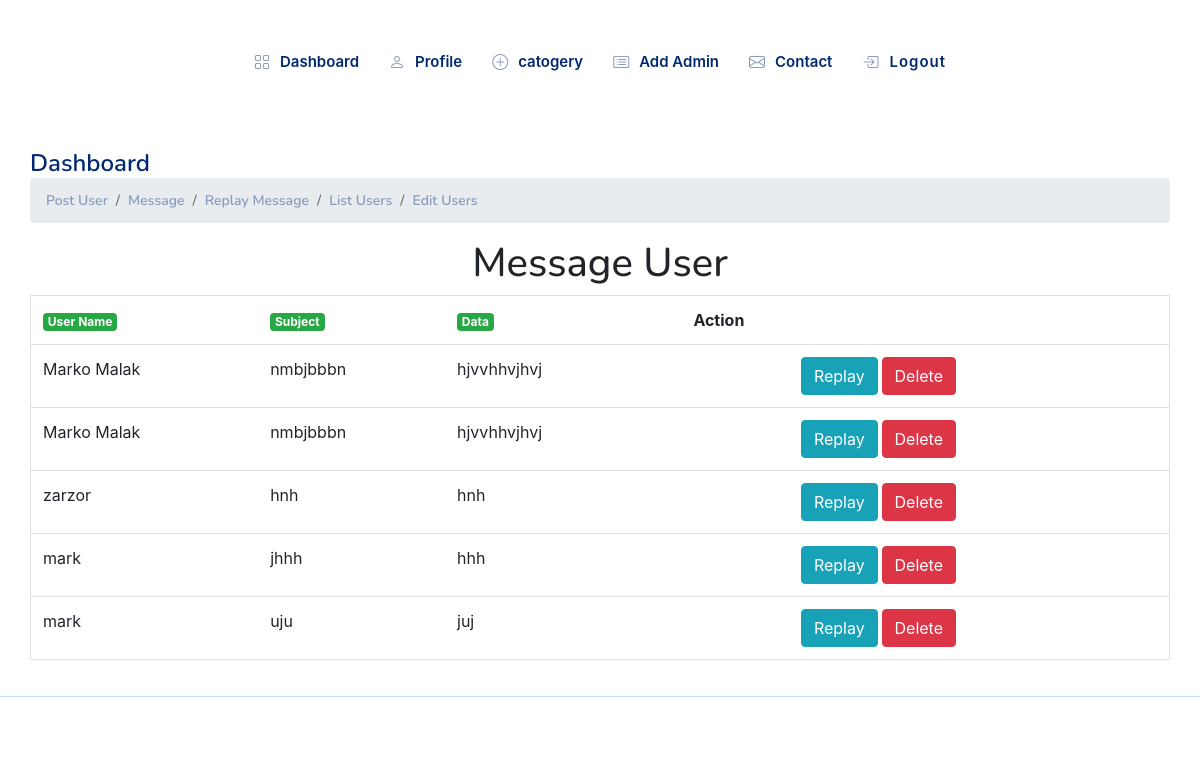
Page /NiceAdmin/home/sms.php (signed in) on the committed database.
### tables this page shows
CREATE TABLE `messages` (
  `id` int(11) NOT NULL,
  `subject` varchar(33) NOT NULL,
  `data` varchar(322) NOT NULL,
  `userId` int(11) NOT NULL
);

CREATE TABLE `users` (
  `id` int(11) NOT NULL,
  `name` varchar(66) NOT NULL,
  `email` varchar(66) NOT NULL,
  `image` varchar(355) NOT NULL DEFAULT 'prof.png',
  `cover` varchar(355) NOT NULL,
  `phone` varchar(12) NOT NULL,
  `address` varchar(333) NOT NULL,
  `password` varchar(33) NOT NULL,
  `job` varchar(23) NOT NULL
);

### NiceAdmin/home/sms.php (the view, shortened to what this page needs)
<?php
include '../shared/head.php';
include '../shared/aside.php';
include '../shared/config.php';
$selectMessageUser = "SELECT messages.id,messages.subject ,messages.data ,users.name name FROM messages JOIN users ON messages.userId = users.id";
$chat = mysqli_query($conn, $selectMessageUser);
?>
  <main id="main" class="main">
  <div class="pagetitle">
        <h1>Dashboard</h1>
        <nav>
        <ol class="breadcrumb">
                <li class="breadcrumb-item"><a href="/NiceAdmin/home/home.php">Post User</a></li>
                <li class="breadcrumb-item"><a href="/NiceAdmin/home/sms.php">Message</a></li>
                <li class="breadcrumb-item"><a href="/NiceAdmin/home/replay.php">Replay Message</a></li>
                <li class="breadcrumb-item"><a href="/NiceAdmin/home/user.php">List Users</a></li>
                <li class="breadcrumb-item"><a href="/NiceAdmin/home/editUser.php">Edit Users</a></li>
            </ol>
        </nav>
    </div>
    <section class="section dashboard col-lg-12">
      <div class="row">
      <center> <h1>Message User</h1></center>
      <table class="table border ">
                <br>
                <tr>
                    <th><span class="badge bg-success"> User Name </span></th>
                    <th><span class="badge bg-success"> Subject </span></th>
                    <th><span class="badge bg-success"> Data </span></th>
                    <th class="text-center" >Action</th>
                </tr>
                <?php foreach ($chat as $data){?>
                    <tr>
                        <td><?php echo $data['name'] ?></td>
                        <td><?php echo $data['subject'] ?></td>
                        <td><?php echo $data['data'] ?> </td>
                        <th>
                          <th>
                          <a  href="/NiceAdmin/home/replay.php?replay=<?php echo $data['id']?>" class="btn btn-info">Replay</a>
                             <a onclick="return confirm('Do you want to delete!')" href="/NiceAdmin/home/sms.php?delete=<?php echo $data['id'] ?>" class="btn btn-danger">Delete</a>
                            </th>
                          <th> </th>
                           </th>
                    </tr>
                <?php } ?>
            </table>
    </div>
    </section>
  </main>
  <?php
include '../shared/footer.php';
include '../shared/script.php';
?>

### NiceAdmin/assets/css/style.css (style rules this page uses)
:root { scroll-behavior: smooth; }
body { font-family: "Open Sans", sans-serif; background: #f6f9ff; color: #444444; }
a { color: #4154f1; text-decoration: none; }
h1, h2, h3, h4, h5, h6 { font-family: "Nunito", sans-serif; }
#main { margin-top: 40px; padding: 20px 30px; transition: all 0.3s; }
.pagetitle { margin-bottom: 10px; }
.pagetitle h1 { font-size: 24px; margin-bottom: 0; font-weight: 600; color: #012970; }
.breadcrumb { font-size: 14px; font-family: "Nunito", sans-serif; color: #899bbd; font-weight: 600; }
.breadcrumb a { color: #899bbd; transition: 0.3s; }
.breadcrumb .breadcrumb-item::before { color: #899bbd; }

### rows in the picture
messages: userId.name "Marko Malak", subject "nmbjbbbn", data "hjvvhhvjhvj"
messages: userId.name "Marko Malak", subject "nmbjbbbn", data "hjvvhhvjhvj"
messages: userId.name "zarzor", subject "hnh", data "hnh"
messages: userId.name "mark", subject "jhhh", data "hhh"
messages: userId.name "mark", subject "uju", data "juj"
